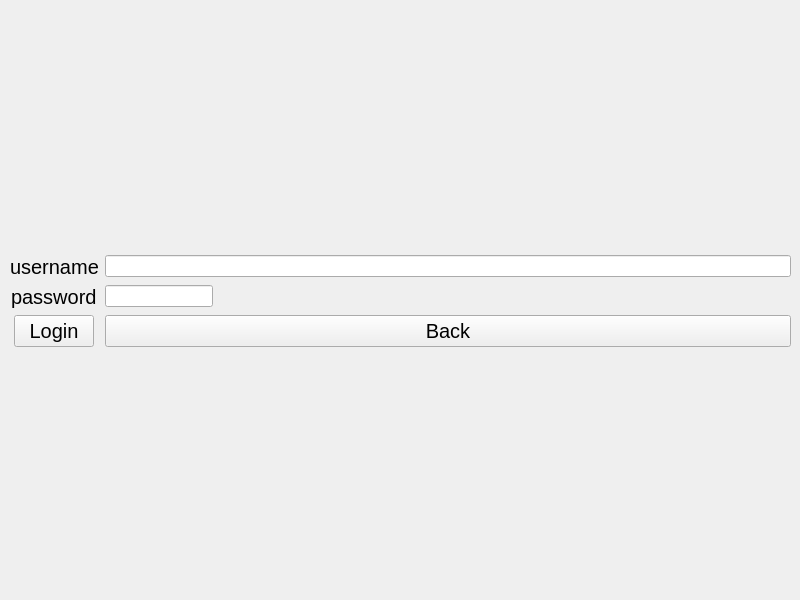
<?xml version="1.0" encoding="UTF-8"?>
<ui version="4.0">
 <class>LoginPage</class>
 <widget class="QWidget" name="LoginPage">
  <property name="geometry">
   <rect>
    <x>0</x>
    <y>0</y>
    <width>800</width>
    <height>600</height>
   </rect>
  </property>
  <property name="windowTitle">
   <string>Form</string>
  </property>
  <widget class="QWidget" name="formLayoutWidget">
   <property name="geometry">
    <rect>
     <x>10</x>
     <y>10</y>
     <width>781</width>
     <height>581</height>
    </rect>
   </property>
   <layout class="QFormLayout" name="layout">
    <property name="labelAlignment">
     <set>Qt::AlignCenter</set>
    </property>
    <property name="formAlignment">
     <set>Qt::AlignCenter</set>
    </property>
    <property name="leftMargin">
     <number>0</number>
    </property>
    <item row="0" column="0">
     <widget class="QLabel" name="label">
      <property name="font">
       <font>
        <pointsize>15</pointsize>
       </font>
      </property>
      <property name="text">
       <string>username</string>
      </property>
     </widget>
    </item>
    <item row="1" column="0">
     <widget class="QLabel" name="label_2">
      <property name="font">
       <font>
        <pointsize>15</pointsize>
       </font>
      </property>
      <property name="text">
       <string>password</string>
      </property>
     </widget>
    </item>
    <item row="0" column="1">
     <widget class="QLineEdit" name="username_entry">
      <property name="sizePolicy">
       <sizepolicy hsizetype="Expanding" vsizetype="Maximum">
        <horstretch>21</horstretch>
        <verstretch>0</verstretch>
       </sizepolicy>
      </property>
     </widget>
    </item>
    <item row="1" column="1">
     <widget class="QLineEdit" name="lineEdit_2">
      <property name="sizePolicy">
       <sizepolicy hsizetype="Fixed" vsizetype="Fixed">
        <horstretch>0</horstretch>
        <verstretch>0</verstretch>
       </sizepolicy>
      </property>
     </widget>
    </item>
    <item row="2" column="0">
     <widget class="QPushButton" name="login_button">
      <property name="font">
       <font>
        <pointsize>15</pointsize>
       </font>
      </property>
      <property name="text">
       <string>Login</string>
      </property>
     </widget>
    </item>
    <item row="2" column="1">
     <widget class="QPushButton" name="back_button">
      <property name="font">
       <font>
        <pointsize>15</pointsize>
       </font>
      </property>
      <property name="layoutDirection">
       <enum>Qt::LeftToRight</enum>
      </property>
      <property name="text">
       <string>Back</string>
      </property>
     </widget>
    </item>
   </layout>
  </widget>
 </widget>
 <resources/>
 <connections/>
</ui>
